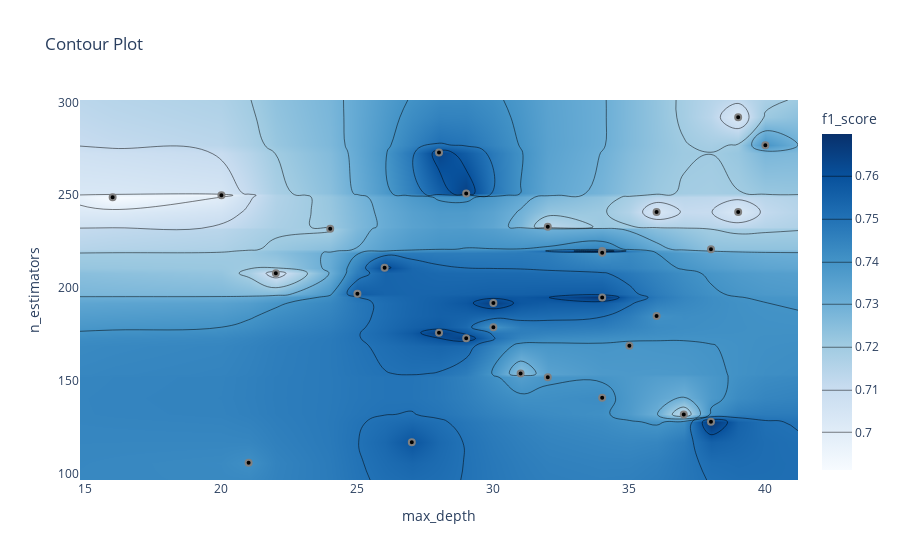

Notebook cell for this chart:
### Markdown cell above
График контура отношений гиперпараметров

Он показывает связь между различными комбинациями гиперпараметров и значение метрики для этих комбинаций в виде контурного графика.

### Code cell
optuna.visualization.plot_contour(study, params=["max_depth", "n_estimators"],
                                  target_name="f1_score")

### Figure 1 — Plotly figure (JSON) as saved in the notebook; plotly's stock layout.template omitted (floating-point values rounded to 4 significant figures; data arrays with more than 128 entries replaced by an {"elided": "..."} marker saying what was removed)
{"data": [{"colorbar": {"title": {"text": "f1_score"}}, "colorscale": [[0, "rgb(247,251,255)"], [0.125, "rgb(222,235,247)"], [0.25, "rgb(198,219,239)"], [0.375, "rgb(158,202,225)"], [0.5, "rgb(107,174,214)"], [0.625, "rgb(66,146,198)"], [0.75, "rgb(33,113,181)"], [0.875, "rgb(8,81,156)"], [1, "rgb(8,48,107)"]], "connectgaps": true, "contours": {"coloring": "heatmap"}, "hoverinfo": "none", "line": {"smoothing": 1.3}, "reversescale": false, "type": "contour", "x": [14.8, 16, 20, 21, 22, 24, 25, 26, 27, 28, 29, 30, 31, 32, 34, 35, 36, 37, 38, 39, 40, 41.2], "y": [96.7, 106, 117, 128, 132, 141, 152, 154, 169, 173, 176, 179, 185, 192, 195, 197, 208, 211, 219, 220, 221, 232, 233, 241, 249, 250, 251, 273, 277, 292, 301.3], "z": {"elided": "31x22 float values"}}, {"marker": {"color": "black", "line": {"color": "Gray", "width": 2}}, "mode": "markers", "name": "Feasible Trial", "showlegend": false, "type": "scatter", "x": [24, 32, 39, 16, 29, 39, 36, 21, 20, 40, 30, 29, 30, 25, 34, 26, 32, 28, 22, 36, 31, 28, 27, 34, 34, 34, 35, 38, 37, 38], "y": [232, 233, 292, 249, 251, 241, 241, 106, 250, 277, 192, 173, 179, 197, 141, 211, 152, 273, 208, 185, 154, 176, 117, 220, 219, 195, 169, 128, 132, 221]}, {"marker": {"color": "#cccccc", "line": {"color": "Gray", "width": 2}}, "mode": "markers", "name": "Infeasible Trial", "showlegend": false, "type": "scatter", "x": [], "y": []}], "layout": {"title": {"text": "Contour Plot"}, "xaxis": {"range": [14.8, 41.2], "title": {"text": "max_depth"}}, "yaxis": {"range": [96.7, 301.3], "title": {"text": "n_estimators"}}}}
